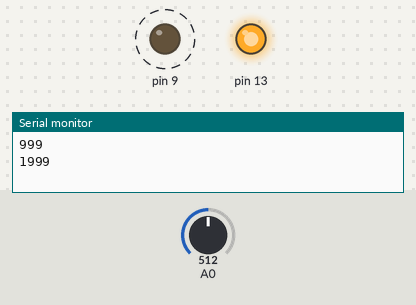
A sketch run on a simulated Arduino Uno, built with avr-gcc and run on an emulated ATmega328P. On the bench: output pins drawn as LEDs (lit = HIGH), the last lines printed to the serial monitor. Dashed ring = blinking. The test bench sets the inputs (shaded band); at power-on: A0 = 512.

Above: at 2.8 s.
2.9 s: A0 set to 122
At 3.8 s:
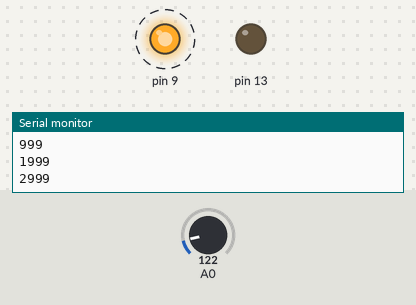
6.4 s: A0 set to 0
Timing chart, 0 to 15.9 s (numbered marks = the images above; inputs shaded):
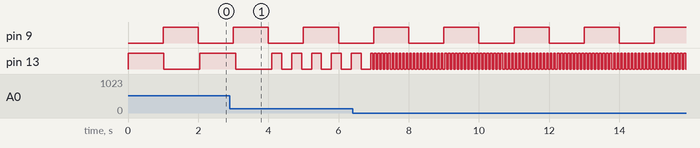

The sketch:

Independent_Timer.ino
```cpp
/***************************************************************************************
 * This code is an example explanation for the video
 * made for a YouTube Channel - "Eureka!".
 *
 * Author         : EurekaGuy
 * YouTube Channel: Eureka! - https://www.youtube.com/channel/UCu7SAylZELIQkBLu6gLazLA
 * YouTube Video  : https://youtu.be/t9xKb1dsuQg
****************************************************************************************/

void setup() {
  // Initializing register values to zero
  TCCR1A = 0;
  TCCR1B = 0;
  TIMSK1 = 0;

  TCCR1A |= (1 << COM1A0);                                  // Selecting toggling functionality
  TCCR1B |= (1 << WGM12) | (1 << CS12);                     // Selecting presclar and CTC Mode

  TIMSK1 |= (1 << OCIE1A);                                  // Enabling Timer-1 Output Compare A

  OCR1A = 0xF423;                                           // Setting OCR1A register value to get time period of 2 second

  DDRB |= (1 << 1);                                         // Setting D9 pin to output

  Serial.begin(115200);
  pinMode(13, OUTPUT);
  pinMode(A0, INPUT);
}

ISR(TIMER1_COMPA_vect){
  Serial.println(millis());                                 // Printing exactly 1 second delay
}

void loop() {
  // Regular blink functionality

  int  timings = map(analogRead(A0), 0, 1023, 50, 2000);

  digitalWrite(13, HIGH);
  delay(timings);
  digitalWrite(13, LOW);
  delay(timings);
}
```

Measured:
- by itself, pin 9: alternates HIGH for 1.0 s and LOW for 1.0 s
- by itself, pin 13: repeats every 0.10 s: HIGH 0.05 s, LOW 0.05 s
